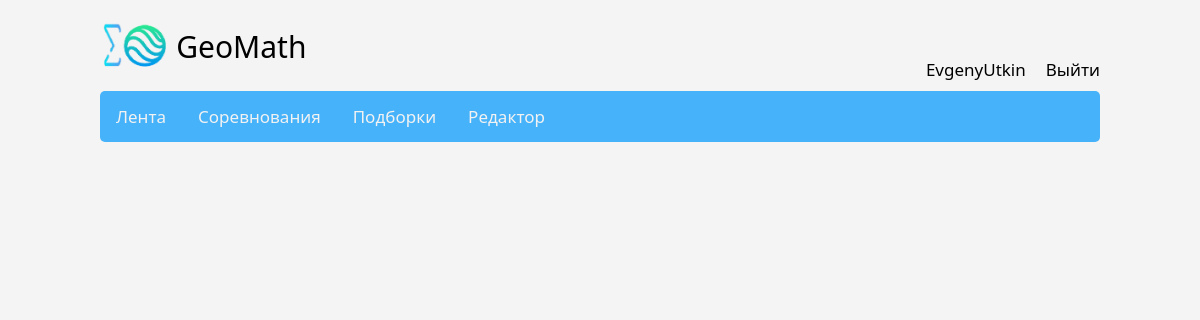
Page / (signed in) on the earlier database version.
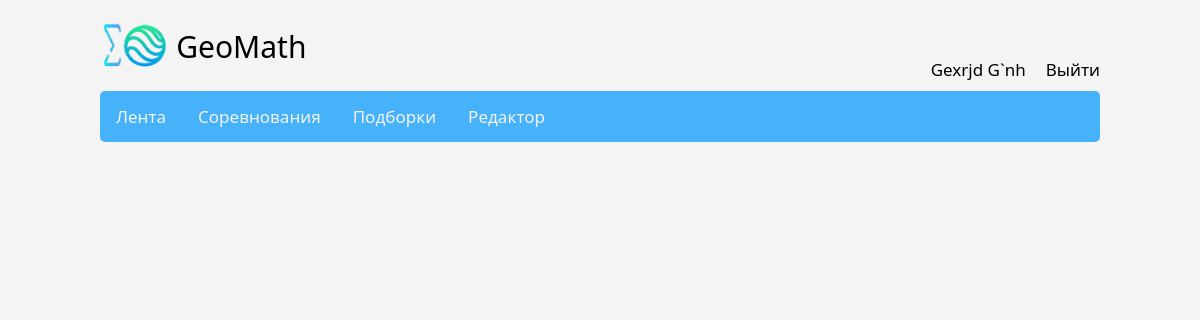
Same page on the later database version.
### models.py (models this page shows, shortened)
class User(UserMixin, db.Model):
    id = db.Column(db.Integer, primary_key=True, autoincrement=True)
    name = db.Column(db.String, unique=True, nullable=True)
    password = db.Column(db.String, nullable=True)
    created_date = db.Column(db.DateTime, default=datetime.datetime.now)
    emails = db.relationship("Email", backref="user")
    userpools = db.relationship("UserPool", backref="user")

### navigation.py (the view)
@nav.route("/")
@login_required
def index():
    return render_template("base.html", current_user=current_user)

### templates/base.html (shortened to what this page needs)
<!DOCTYPE html>
<html>
<head>
</head>
<body>
    <div class="header">
        <div class="logo">
            <img class = "logo_img" src="/static/images/logo.png" alt="logo">
            <div class = "logo_title">GeoMath</div>
        </div>
        <div class="profile">
            {% if current_user.is_authenticated %}
            <div class="profile_link">
                <a href="/profile/{{ current_user.name }}">{{ current_user.name }}</a>
            </div>
            <div class="logout">
                <a href="/logout">Выйти</a>
            </div>
            {% endif %}
        </div>
    </div>
    <div class="topnav">
        <a id="feed_nav" href="/feed">Лента</a>
        <a id="contests_nav" href="/contests">Соревнования</a>
        <a id="collections_nav" href="/collections">Подборки</a>
        <a id="editor_nav" href="/editor">Редактор</a>
    </div>
</body>
</html>

Differences in the rows shown:
changed User: name "EvgenyUtkin" → "Gexrjd G`nh"
